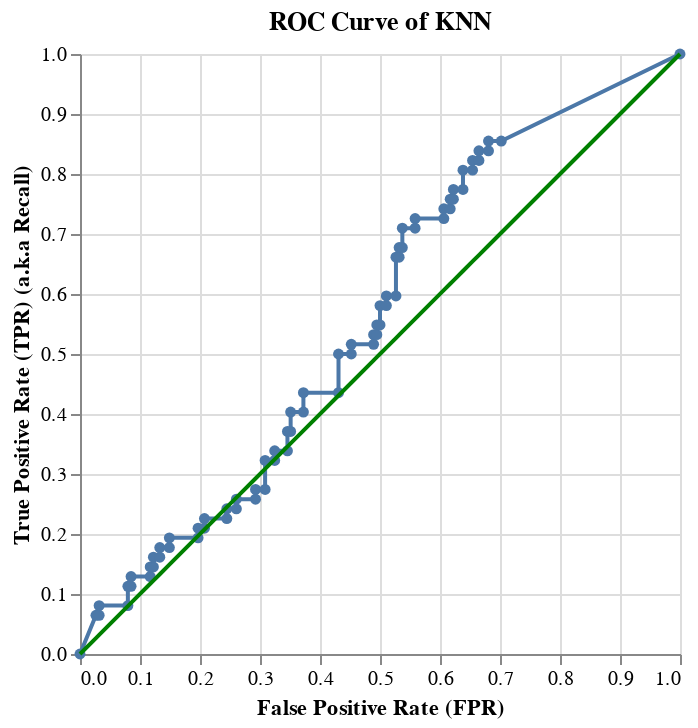

Notebook source saved alongside this figure:
### Code cell
classification_report, cmplot, roc_curve, roc_score = scores('KNN', rs_knn2, x_test, y_test )
roc_curve

### Figure 1 — Vega-Lite specification as saved in the notebook (floating-point values rounded to 4 significant figures)
{"config": {"view": {"continuousWidth": 400, "continuousHeight": 300}}, "layer": [{"mark": {"type": "line", "point": true}, "encoding": {"x": {"field": "fpr", "sort": null, "title": "False Positive Rate (FPR)", "type": "quantitative"}, "y": {"field": "tpr", "title": "True Positive Rate (TPR) (a.k.a Recall)", "type": "quantitative"}}, "title": "ROC Curve of KNN", "width": 300}, {"mark": {"type": "line", "color": "green"}, "encoding": {"size": {"value": 2}, "x": {"field": "fpr", "type": "quantitative"}, "y": {"field": "fpr", "type": "quantitative"}}, "title": "ROC Curve of KNN", "width": 300}], "data": {"name": "data-b59ca26e77b606936605698c898e71ca"}, "$schema": "https://vega.github.io/schema/vega-lite/v4.17.0.json", "datasets": {"data-b59ca26e77b606936605698c898e71ca": [{"fpr": 0.0, "tpr": 0.0}, {"fpr": 0.0266, "tpr": 0.06452}, {"fpr": 0.03191, "tpr": 0.06452}, {"fpr": 0.03191, "tpr": 0.08065}, {"fpr": 0.07979, "tpr": 0.08065}, {"fpr": 0.07979, "tpr": 0.1129}, {"fpr": 0.08511, "tpr": 0.1129}, {"fpr": 0.08511, "tpr": 0.129}, {"fpr": 0.117, "tpr": 0.129}, {"fpr": 0.117, "tpr": 0.1452}, {"fpr": 0.1223, "tpr": 0.1452}, {"fpr": 0.1223, "tpr": 0.1613}, {"fpr": 0.133, "tpr": 0.1613}, {"fpr": 0.133, "tpr": 0.1774}, {"fpr": 0.1489, "tpr": 0.1774}, {"fpr": 0.1489, "tpr": 0.1935}, {"fpr": 0.1968, "tpr": 0.1935}, {"fpr": 0.1968, "tpr": 0.2097}, {"fpr": 0.2074, "tpr": 0.2097}, {"fpr": 0.2074, "tpr": 0.2258}, {"fpr": 0.2447, "tpr": 0.2258}, {"fpr": 0.2447, "tpr": 0.2419}, {"fpr": 0.2606, "tpr": 0.2419}, {"fpr": 0.2606, "tpr": 0.2581}, {"fpr": 0.2926, "tpr": 0.2581}, {"fpr": 0.2926, "tpr": 0.2742}, {"fpr": 0.3085, "tpr": 0.2742}, {"fpr": 0.3085, "tpr": 0.3226}, {"fpr": 0.3245, "tpr": 0.3226}, {"fpr": 0.3245, "tpr": 0.3387}, {"fpr": 0.3457, "tpr": 0.3387}, {"fpr": 0.3457, "tpr": 0.371}, {"fpr": 0.3511, "tpr": 0.371}, {"fpr": 0.3511, "tpr": 0.4032}, {"fpr": 0.3723, "tpr": 0.4032}, {"fpr": 0.3723, "tpr": 0.4355}, {"fpr": 0.4309, "tpr": 0.4355}, {"fpr": 0.4309, "tpr": 0.5}, {"fpr": 0.4521, "tpr": 0.5}, {"fpr": 0.4521, "tpr": 0.5161}, {"fpr": 0.4894, "tpr": 0.5161}, {"fpr": 0.4894, "tpr": 0.5323}, {"fpr": 0.4947, "tpr": 0.5323}, {"fpr": 0.4947, "tpr": 0.5484}, {"fpr": 0.5, "tpr": 0.5484}, {"fpr": 0.5, "tpr": 0.5806}, {"fpr": 0.5106, "tpr": 0.5806}, {"fpr": 0.5106, "tpr": 0.5968}, {"fpr": 0.5266, "tpr": 0.5968}, {"fpr": 0.5266, "tpr": 0.6613}, {"fpr": 0.5319, "tpr": 0.6613}, {"fpr": 0.5319, "tpr": 0.6774}, {"fpr": 0.5372, "tpr": 0.6774}, {"fpr": 0.5372, "tpr": 0.7097}, {"fpr": 0.5585, "tpr": 0.7097}, {"fpr": 0.5585, "tpr": 0.7258}, {"fpr": 0.6064, "tpr": 0.7258}, {"fpr": 0.6064, "tpr": 0.7419}, {"fpr": 0.617, "tpr": 0.7419}, {"fpr": 0.617, "tpr": 0.7581}, {"fpr": 0.6223, "tpr": 0.7581}, {"fpr": 0.6223, "tpr": 0.7742}, {"fpr": 0.6383, "tpr": 0.7742}, {"fpr": 0.6383, "tpr": 0.8065}, {"fpr": 0.6543, "tpr": 0.8065}, {"fpr": 0.6543, "tpr": 0.8226}, {"fpr": 0.6649, "tpr": 0.8226}, {"fpr": 0.6649, "tpr": 0.8387}, {"fpr": 0.6809, "tpr": 0.8387}, {"fpr": 0.6809, "tpr": 0.8548}, {"fpr": 0.7021, "tpr": 0.8548}, {"fpr": 1.0, "tpr": 1.0}]}}
